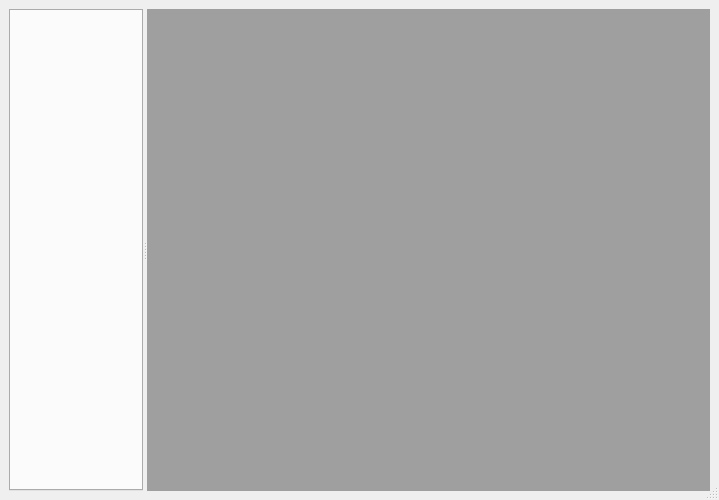
<?xml version="1.0" encoding="UTF-8"?>
<ui version="4.0">
 <class>MainWindow</class>
 <widget class="QMainWindow" name="MainWindow">
  <property name="geometry">
   <rect>
    <x>0</x>
    <y>0</y>
    <width>719</width>
    <height>500</height>
   </rect>
  </property>
  <property name="sizePolicy">
   <sizepolicy hsizetype="Preferred" vsizetype="Maximum">
    <horstretch>0</horstretch>
    <verstretch>0</verstretch>
   </sizepolicy>
  </property>
  <property name="minimumSize">
   <size>
    <width>500</width>
    <height>500</height>
   </size>
  </property>
  <property name="windowTitle">
   <string>MainWindow</string>
  </property>
  <property name="windowIcon">
   <iconset resource="../cg-3d.qrc">
    <normaloff>:/icons/resources/icons/cg-3d icon</normaloff>:/icons/resources/icons/cg-3d icon</iconset>
  </property>
  <property name="iconSize">
   <size>
    <width>48</width>
    <height>48</height>
   </size>
  </property>
  <widget class="QWidget" name="centralwidget">
   <property name="sizePolicy">
    <sizepolicy hsizetype="Expanding" vsizetype="Expanding">
     <horstretch>0</horstretch>
     <verstretch>0</verstretch>
    </sizepolicy>
   </property>
   <property name="minimumSize">
    <size>
     <width>0</width>
     <height>500</height>
    </size>
   </property>
   <layout class="QVBoxLayout" name="verticalLayout_2">
    <item>
     <layout class="QHBoxLayout" name="toolWidgetsLayout"/>
    </item>
    <item>
     <widget class="QSplitter" name="splitter">
      <property name="orientation">
       <enum>Qt::Horizontal</enum>
      </property>
      <widget class="QWidget" name="widget" native="true">
       <property name="sizePolicy">
        <sizepolicy hsizetype="MinimumExpanding" vsizetype="MinimumExpanding">
         <horstretch>0</horstretch>
         <verstretch>0</verstretch>
        </sizepolicy>
       </property>
       <layout class="QVBoxLayout" name="verticalLayout">
        <item>
         <widget class="QTabWidget" name="toolsTabWidget">
          <property name="sizePolicy">
           <sizepolicy hsizetype="MinimumExpanding" vsizetype="MinimumExpanding">
            <horstretch>0</horstretch>
            <verstretch>0</verstretch>
           </sizepolicy>
          </property>
          <property name="currentIndex">
           <number>-1</number>
          </property>
         </widget>
        </item>
       </layout>
      </widget>
      <widget class="QMdiArea" name="renderingArea"/>
     </widget>
    </item>
   </layout>
  </widget>
  <widget class="QMenuBar" name="menubar">
   <property name="geometry">
    <rect>
     <x>0</x>
     <y>0</y>
     <width>719</width>
     <height>19</height>
    </rect>
   </property>
  </widget>
  <widget class="QStatusBar" name="statusbar"/>
 </widget>
 <resources>
  <include location="../cg-3d.qrc"/>
 </resources>
 <connections/>
</ui>
